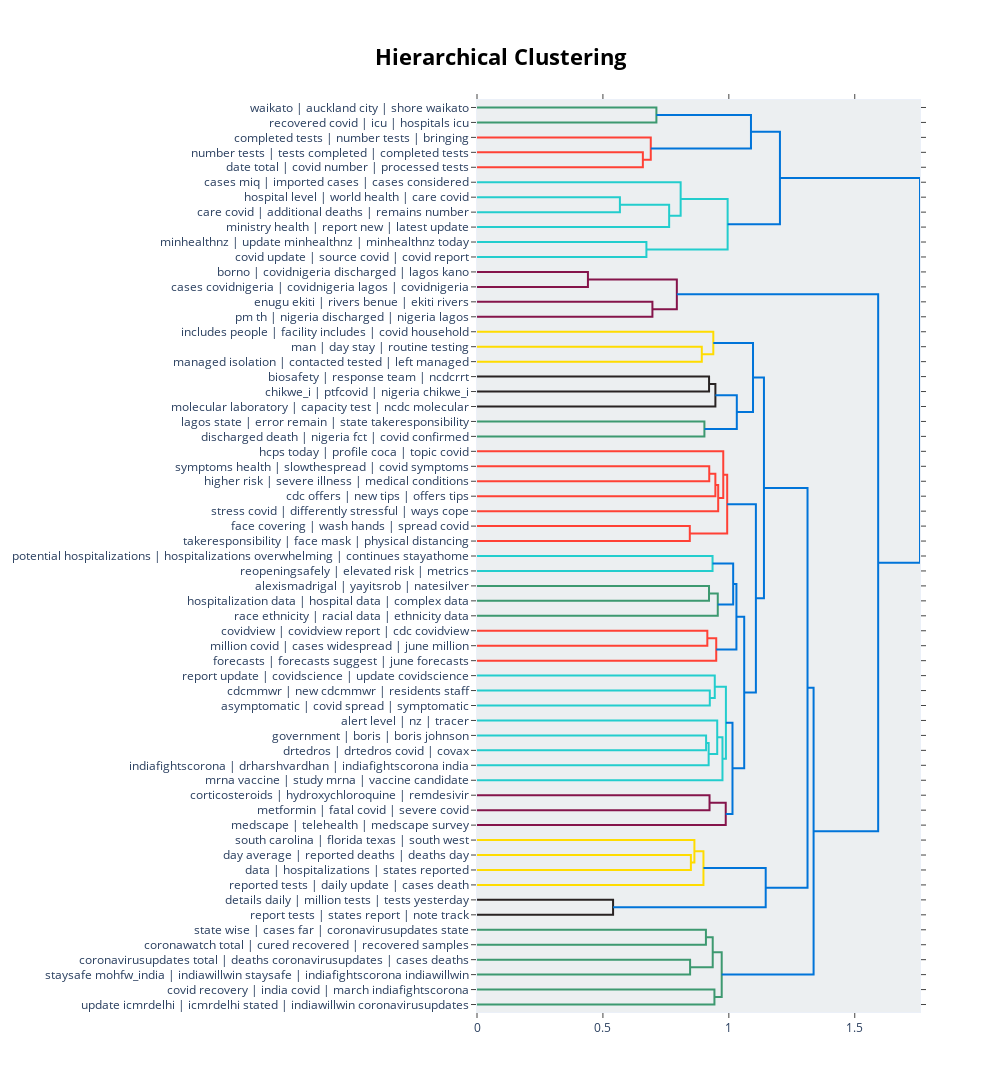

Notebook source saved alongside this figure:
### Code cell
# hierarchical topic visualization
topic_model_real.visualize_hierarchy(custom_labels=True) #false for default labels

### Figure 1 — Plotly figure (JSON) as saved in the notebook; plotly's stock layout.template omitted (floating-point values rounded to 4 significant figures)
{"data": [{"hoverinfo": "text", "marker": {"color": "rgb(61,153,112)"}, "mode": "lines", "type": "scatter", "x": [0, 0.7124, 0.7124, 0], "xaxis": "x", "y": [-5, -5, -15, -15], "yaxis": "y"}, {"hoverinfo": "text", "marker": {"color": "rgb(255,65,54)"}, "mode": "lines", "type": "scatter", "x": [0, 0.6586, 0.6586, 0], "xaxis": "x", "y": [-35, -35, -45, -45], "yaxis": "y"}, {"hoverinfo": "text", "marker": {"color": "rgb(255,65,54)"}, "mode": "lines", "type": "scatter", "x": [0, 0.69, 0.69, 0.6586], "xaxis": "x", "y": [-25, -25, -40, -40], "yaxis": "y"}, {"hoverinfo": "text", "marker": {"color": "rgb(0,116,217)"}, "mode": "lines", "type": "scatter", "x": [0.7124, 1.088, 1.088, 0.69], "xaxis": "x", "y": [-10, -10, -32.5, -32.5], "yaxis": "y"}, {"hoverinfo": "text", "marker": {"color": "rgb(35,205,205)"}, "mode": "lines", "type": "scatter", "x": [0, 0.5674, 0.5674, 0], "xaxis": "x", "y": [-65, -65, -75, -75], "yaxis": "y"}, {"hoverinfo": "text", "marker": {"color": "rgb(35,205,205)"}, "mode": "lines", "type": "scatter", "x": [0.5674, 0.763, 0.763, 0], "xaxis": "x", "y": [-70, -70, -85, -85], "yaxis": "y"}, {"hoverinfo": "text", "marker": {"color": "rgb(35,205,205)"}, "mode": "lines", "type": "scatter", "x": [0, 0.8087, 0.8087, 0.763], "xaxis": "x", "y": [-55, -55, -77.5, -77.5], "yaxis": "y"}, {"hoverinfo": "text", "marker": {"color": "rgb(35,205,205)"}, "mode": "lines", "type": "scatter", "x": [0, 0.6727, 0.6727, 0], "xaxis": "x", "y": [-95, -95, -105, -105], "yaxis": "y"}, {"hoverinfo": "text", "marker": {"color": "rgb(35,205,205)"}, "mode": "lines", "type": "scatter", "x": [0.8087, 0.9952, 0.9952, 0.6727], "xaxis": "x", "y": [-66.25, -66.25, -100, -100], "yaxis": "y"}, {"hoverinfo": "text", "marker": {"color": "rgb(0,116,217)"}, "mode": "lines", "type": "scatter", "x": [1.088, 1.203, 1.203, 0.9952], "xaxis": "x", "y": [-21.25, -21.25, -83.12, -83.12], "yaxis": "y"}, {"hoverinfo": "text", "marker": {"color": "rgb(133,20,75)"}, "mode": "lines", "type": "scatter", "x": [0, 0.4405, 0.4405, 0], "xaxis": "x", "y": [-115, -115, -125, -125], "yaxis": "y"}, {"hoverinfo": "text", "marker": {"color": "rgb(133,20,75)"}, "mode": "lines", "type": "scatter", "x": [0, 0.6966, 0.6966, 0], "xaxis": "x", "y": [-135, -135, -145, -145], "yaxis": "y"}, {"hoverinfo": "text", "marker": {"color": "rgb(133,20,75)"}, "mode": "lines", "type": "scatter", "x": [0.4405, 0.7935, 0.7935, 0.6966], "xaxis": "x", "y": [-120, -120, -140, -140], "yaxis": "y"}, {"hoverinfo": "text", "marker": {"color": "rgb(255,220,0)"}, "mode": "lines", "type": "scatter", "x": [0, 0.8926, 0.8926, 0], "xaxis": "x", "y": [-165, -165, -175, -175], "yaxis": "y"}, {"hoverinfo": "text", "marker": {"color": "rgb(255,220,0)"}, "mode": "lines", "type": "scatter", "x": [0, 0.9384, 0.9384, 0.8926], "xaxis": "x", "y": [-155, -155, -170, -170], "yaxis": "y"}, {"hoverinfo": "text", "marker": {"color": "rgb(40,35,35)"}, "mode": "lines", "type": "scatter", "x": [0, 0.9215, 0.9215, 0], "xaxis": "x", "y": [-185, -185, -195, -195], "yaxis": "y"}, {"hoverinfo": "text", "marker": {"color": "rgb(40,35,35)"}, "mode": "lines", "type": "scatter", "x": [0.9215, 0.9466, 0.9466, 0], "xaxis": "x", "y": [-190, -190, -205, -205], "yaxis": "y"}, {"hoverinfo": "text", "marker": {"color": "rgb(61,153,112)"}, "mode": "lines", "type": "scatter", "x": [0, 0.903, 0.903, 0], "xaxis": "x", "y": [-215, -215, -225, -225], "yaxis": "y"}, {"hoverinfo": "text", "marker": {"color": "rgb(0,116,217)"}, "mode": "lines", "type": "scatter", "x": [0.9466, 1.032, 1.032, 0.903], "xaxis": "x", "y": [-197.5, -197.5, -220, -220], "yaxis": "y"}, {"hoverinfo": "text", "marker": {"color": "rgb(0,116,217)"}, "mode": "lines", "type": "scatter", "x": [0.9384, 1.096, 1.096, 1.032], "xaxis": "x", "y": [-162.5, -162.5, -208.8, -208.8], "yaxis": "y"}, {"hoverinfo": "text", "marker": {"color": "rgb(255,65,54)"}, "mode": "lines", "type": "scatter", "x": [0, 0.9222, 0.9222, 0], "xaxis": "x", "y": [-245, -245, -255, -255], "yaxis": "y"}, {"hoverinfo": "text", "marker": {"color": "rgb(255,65,54)"}, "mode": "lines", "type": "scatter", "x": [0.9222, 0.9465, 0.9465, 0], "xaxis": "x", "y": [-250, -250, -265, -265], "yaxis": "y"}, {"hoverinfo": "text", "marker": {"color": "rgb(255,65,54)"}, "mode": "lines", "type": "scatter", "x": [0.9465, 0.9577, 0.9577, 0], "xaxis": "x", "y": [-257.5, -257.5, -275, -275], "yaxis": "y"}, {"hoverinfo": "text", "marker": {"color": "rgb(255,65,54)"}, "mode": "lines", "type": "scatter", "x": [0, 0.9778, 0.9778, 0.9577], "xaxis": "x", "y": [-235, -235, -266.2, -266.2], "yaxis": "y"}, {"hoverinfo": "text", "marker": {"color": "rgb(255,65,54)"}, "mode": "lines", "type": "scatter", "x": [0, 0.845, 0.845, 0], "xaxis": "x", "y": [-285, -285, -295, -295], "yaxis": "y"}, {"hoverinfo": "text", "marker": {"color": "rgb(255,65,54)"}, "mode": "lines", "type": "scatter", "x": [0.9778, 0.9935, 0.9935, 0.845], "xaxis": "x", "y": [-250.6, -250.6, -290, -290], "yaxis": "y"}, {"hoverinfo": "text", "marker": {"color": "rgb(35,205,205)"}, "mode": "lines", "type": "scatter", "x": [0, 0.9353, 0.9353, 0], "xaxis": "x", "y": [-305, -305, -315, -315], "yaxis": "y"}, {"hoverinfo": "text", "marker": {"color": "rgb(61,153,112)"}, "mode": "lines", "type": "scatter", "x": [0, 0.9213, 0.9213, 0], "xaxis": "x", "y": [-325, -325, -335, -335], "yaxis": "y"}, {"hoverinfo": "text", "marker": {"color": "rgb(61,153,112)"}, "mode": "lines", "type": "scatter", "x": [0.9213, 0.9561, 0.9561, 0], "xaxis": "x", "y": [-330, -330, -345, -345], "yaxis": "y"}, {"hoverinfo": "text", "marker": {"color": "rgb(0,116,217)"}, "mode": "lines", "type": "scatter", "x": [0.9353, 1.017, 1.017, 0.9561], "xaxis": "x", "y": [-310, -310, -337.5, -337.5], "yaxis": "y"}, {"hoverinfo": "text", "marker": {"color": "rgb(255,65,54)"}, "mode": "lines", "type": "scatter", "x": [0, 0.9146, 0.9146, 0], "xaxis": "x", "y": [-355, -355, -365, -365], "yaxis": "y"}, {"hoverinfo": "text", "marker": {"color": "rgb(255,65,54)"}, "mode": "lines", "type": "scatter", "x": [0.9146, 0.95, 0.95, 0], "xaxis": "x", "y": [-360, -360, -375, -375], "yaxis": "y"}, {"hoverinfo": "text", "marker": {"color": "rgb(0,116,217)"}, "mode": "lines", "type": "scatter", "x": [1.017, 1.03, 1.03, 0.95], "xaxis": "x", "y": [-323.8, -323.8, -367.5, -367.5], "yaxis": "y"}, {"hoverinfo": "text", "marker": {"color": "rgb(35,205,205)"}, "mode": "lines", "type": "scatter", "x": [0, 0.9244, 0.9244, 0], "xaxis": "x", "y": [-395, -395, -405, -405], "yaxis": "y"}, {"hoverinfo": "text", "marker": {"color": "rgb(35,205,205)"}, "mode": "lines", "type": "scatter", "x": [0, 0.9441, 0.9441, 0.9244], "xaxis": "x", "y": [-385, -385, -400, -400], "yaxis": "y"}, {"hoverinfo": "text", "marker": {"color": "rgb(35,205,205)"}, "mode": "lines", "type": "scatter", "x": [0, 0.9097, 0.9097, 0], "xaxis": "x", "y": [-425, -425, -435, -435], "yaxis": "y"}, {"hoverinfo": "text", "marker": {"color": "rgb(35,205,205)"}, "mode": "lines", "type": "scatter", "x": [0.9097, 0.9198, 0.9198, 0], "xaxis": "x", "y": [-430, -430, -445, -445], "yaxis": "y"}, {"hoverinfo": "text", "marker": {"color": "rgb(35,205,205)"}, "mode": "lines", "type": "scatter", "x": [0, 0.9539, 0.9539, 0.9198], "xaxis": "x", "y": [-415, -415, -437.5, -437.5], "yaxis": "y"}, {"hoverinfo": "text", "marker": {"color": "rgb(35,205,205)"}, "mode": "lines", "type": "scatter", "x": [0.9539, 0.9747, 0.9747, 0], "xaxis": "x", "y": [-426.2, -426.2, -455, -455], "yaxis": "y"}, {"hoverinfo": "text", "marker": {"color": "rgb(35,205,205)"}, "mode": "lines", "type": "scatter", "x": [0.9441, 0.9884, 0.9884, 0.9747], "xaxis": "x", "y": [-392.5, -392.5, -440.6, -440.6], "yaxis": "y"}, {"hoverinfo": "text", "marker": {"color": "rgb(133,20,75)"}, "mode": "lines", "type": "scatter", "x": [0, 0.9233, 0.9233, 0], "xaxis": "x", "y": [-465, -465, -475, -475], "yaxis": "y"}, {"hoverinfo": "text", "marker": {"color": "rgb(133,20,75)"}, "mode": "lines", "type": "scatter", "x": [0.9233, 0.9877, 0.9877, 0], "xaxis": "x", "y": [-470, -470, -485, -485], "yaxis": "y"}, {"hoverinfo": "text", "marker": {"color": "rgb(0,116,217)"}, "mode": "lines", "type": "scatter", "x": [0.9884, 1.015, 1.015, 0.9877], "xaxis": "x", "y": [-416.6, -416.6, -477.5, -477.5], "yaxis": "y"}, {"hoverinfo": "text", "marker": {"color": "rgb(0,116,217)"}, "mode": "lines", "type": "scatter", "x": [1.03, 1.061, 1.061, 1.015], "xaxis": "x", "y": [-345.6, -345.6, -447.0, -447.0], "yaxis": "y"}, {"hoverinfo": "text", "marker": {"color": "rgb(0,116,217)"}, "mode": "lines", "type": "scatter", "x": [0.9935, 1.107, 1.107, 1.061], "xaxis": "x", "y": [-270.3, -270.3, -396.3, -396.3], "yaxis": "y"}, {"hoverinfo": "text", "marker": {"color": "rgb(0,116,217)"}, "mode": "lines", "type": "scatter", "x": [1.096, 1.139, 1.139, 1.107], "xaxis": "x", "y": [-185.6, -185.6, -333.3, -333.3], "yaxis": "y"}, {"hoverinfo": "text", "marker": {"color": "rgb(255,220,0)"}, "mode": "lines", "type": "scatter", "x": [0, 0.8493, 0.8493, 0], "xaxis": "x", "y": [-505, -505, -515, -515], "yaxis": "y"}, {"hoverinfo": "text", "marker": {"color": "rgb(255,220,0)"}, "mode": "lines", "type": "scatter", "x": [0, 0.8633, 0.8633, 0.8493], "xaxis": "x", "y": [-495, -495, -510, -510], "yaxis": "y"}, {"hoverinfo": "text", "marker": {"color": "rgb(255,220,0)"}, "mode": "lines", "type": "scatter", "x": [0.8633, 0.8992, 0.8992, 0], "xaxis": "x", "y": [-502.5, -502.5, -525, -525], "yaxis": "y"}, {"hoverinfo": "text", "marker": {"color": "rgb(40,35,35)"}, "mode": "lines", "type": "scatter", "x": [0, 0.5403, 0.5403, 0], "xaxis": "x", "y": [-535, -535, -545, -545], "yaxis": "y"}, {"hoverinfo": "text", "marker": {"color": "rgb(0,116,217)"}, "mode": "lines", "type": "scatter", "x": [0.8992, 1.146, 1.146, 0.5403], "xaxis": "x", "y": [-513.8, -513.8, -540, -540], "yaxis": "y"}, {"hoverinfo": "text", "marker": {"color": "rgb(0,116,217)"}, "mode": "lines", "type": "scatter", "x": [1.139, 1.312, 1.312, 1.146], "xaxis": "x", "y": [-259.5, -259.5, -526.9, -526.9], "yaxis": "y"}, {"hoverinfo": "text", "marker": {"color": "rgb(61,153,112)"}, "mode": "lines", "type": "scatter", "x": [0, 0.909, 0.909, 0], "xaxis": "x", "y": [-555, -555, -565, -565], "yaxis": "y"}, {"hoverinfo": "text", "marker": {"color": "rgb(61,153,112)"}, "mode": "lines", "type": "scatter", "x": [0, 0.8462, 0.8462, 0], "xaxis": "x", "y": [-575, -575, -585, -585], "yaxis": "y"}, {"hoverinfo": "text", "marker": {"color": "rgb(61,153,112)"}, "mode": "lines", "type": "scatter", "x": [0.909, 0.936, 0.936, 0.8462], "xaxis": "x", "y": [-560, -560, -580, -580], "yaxis": "y"}, {"hoverinfo": "text", "marker": {"color": "rgb(61,153,112)"}, "mode": "lines", "type": "scatter", "x": [0, 0.9428, 0.9428, 0], "xaxis": "x", "y": [-595, -595, -605, -605], "yaxis": "y"}, {"hoverinfo": "text", "marker": {"color": "rgb(61,153,112)"}, "mode": "lines", "type": "scatter", "x": [0.936, 0.9717, 0.9717, 0.9428], "xaxis": "x", "y": [-570, -570, -600, -600], "yaxis": "y"}, {"hoverinfo": "text", "marker": {"color": "rgb(0,116,217)"}, "mode": "lines", "type": "scatter", "x": [1.312, 1.337, 1.337, 0.9717], "xaxis": "x", "y": [-393.2, -393.2, -585, -585], "yaxis": "y"}, {"hoverinfo": "text", "marker": {"color": "rgb(0,116,217)"}, "mode": "lines", "type": "scatter", "x": [0.7935, 1.593, 1.593, 1.337], "xaxis": "x", "y": [-130, -130, -489.1, -489.1], "yaxis": "y"}, {"hoverinfo": "text", "marker": {"color": "rgb(0,116,217)"}, "mode": "lines", "type": "scatter", "x": [1.203, 1.759, 1.759, 1.593], "xaxis": "x", "y": [-52.19, -52.19, -309.5, -309.5], "yaxis": "y"}], "layout": {"autosize": false, "height": 1115, "hoverlabel": {"bgcolor": "white", "font": {"family": "Rockwell", "size": 16}}, "hovermode": "closest", "plot_bgcolor": "#ECEFF1", "showlegend": false, "title": {"font": {"color": "Black", "size": 22}, "text": "<b>Hierarchical Clustering</b>", "x": 0.5, "xanchor": "center", "yanchor": "top"}, "width": 1000, "xaxis": {"mirror": "allticks", "rangemode": "tozero", "showgrid": false, "showline": true, "showticklabels": true, "ticks": "outside", "type": "linear", "zeroline": false}, "yaxis": {"mirror": "allticks", "range": [-610, 0], "rangemode": "tozero", "showgrid": false, "showline": true, "showticklabels": true, "tickmode": "array", "ticks": "outside", "ticktext": ["waikato | auckland city | shore waikato", "recovered covid | icu | hospitals icu", "completed tests | number tests | bringing", "number tests | tests completed | completed tests", "date total | covid number | processed tests", "cases miq | imported cases | cases considered", "hospital level | world health | care covid", "care covid | additional deaths | remains number", "ministry health | report new | latest update", "minhealthnz | update minhealthnz | minhealthnz today", "covid update | source covid | covid report", "borno | covidnigeria discharged | lagos kano", "cases covidnigeria | covidnigeria lagos | covidnigeria", "enugu ekiti | rivers benue | ekiti rivers", "pm th | nigeria discharged | nigeria lagos", "includes people | facility includes | covid household", "man | day stay | routine testing", "managed isolation | contacted tested | left managed", "biosafety | response team | ncdcrrt", "chikwe_i | ptfcovid | nigeria chikwe_i", "molecular laboratory | capacity test | ncdc molecular", "lagos state | error remain | state takeresponsibility", "discharged death | nigeria fct | covid confirmed", "hcps today | profile coca | topic covid", "symptoms health | slowthespread | covid symptoms", "higher risk | severe illness | medical conditions", "cdc offers | new tips | offers tips", "stress covid | differently stressful | ways cope", "face covering | wash hands | spread covid", "takeresponsibility | face mask | physical distancing", "potential hospitalizations | hospitalizations overwhelming | continues stayathome", "reopeningsafely | elevated risk | metrics", "alexismadrigal | yayitsrob | natesilver", "hospitalization data | hospital data | complex data", "race ethnicity | racial data | ethnicity data", "covidview | covidview report | cdc covidview", "million covid | cases widespread | june million", "forecasts | forecasts suggest | june forecasts", "report update | covidscience | update covidscience", "cdcmmwr | new cdcmmwr | residents staff", "asymptomatic | covid spread | symptomatic", "alert level | nz | tracer", "government | boris | boris johnson", "drtedros | drtedros covid | covax", "indiafightscorona | drharshvardhan | indiafightscorona india", "mrna vaccine | study mrna | vaccine candidate", "corticosteroids | hydroxychloroquine | remdesivir", "metformin | fatal covid | severe covid", "medscape | telehealth | medscape survey", "south carolina | florida texas | south west", "day average | reported deaths | deaths day", "data | hospitalizations | states reported", "reported tests | daily update | cases death", "details daily | million tests | tests yesterday", "report tests | states report | note track", "state wise | cases far | coronavirusupdates state", "coronawatch total | cured recovered | recovered samples", "coronavirusupdates total | deaths coronavirusupdates | cases deaths", "staysafe mohfw_india | indiawillwin staysafe | indiafightscorona indiawillwin", "covid recovery | india covid | march indiafightscorona", "update icmrdelhi | icmrdelhi stated | indiawillwin coronavirusupdates"], "tickvals": [-5, -15, -25, -35, -45, -55, -65, -75, -85, -95, -105, -115, -125, -135, -145, -155, -165, -175, -185, -195, -205, -215, -225, -235, -245, -255, -265, -275, -285, -295, -305, -315, -325, -335, -345, -355, -365, -375, -385, -395, -405, -415, -425, -435, -445, -455, -465, -475, -485, -495, -505, -515, -525, -535, -545, -555, -565, -575, -585, -595, -605], "type": "linear", "zeroline": false}}}
